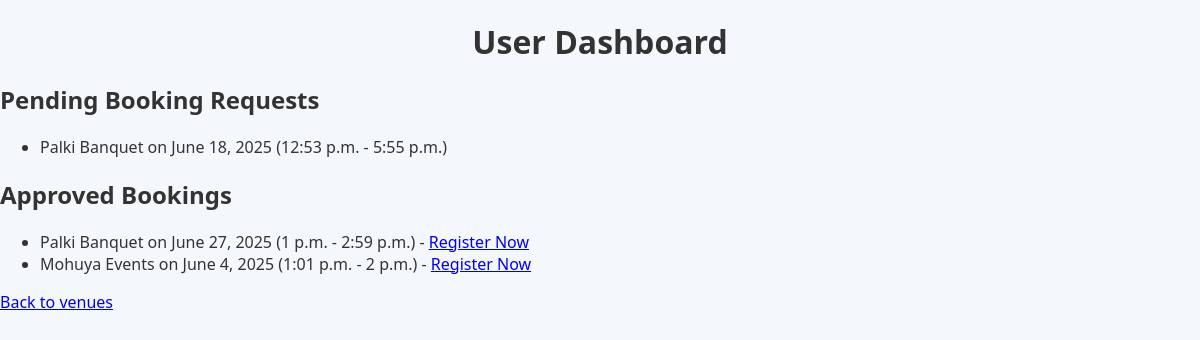
The app's page /user/dashboard/?email=mamun.dipu1999@gmail.com, older data.
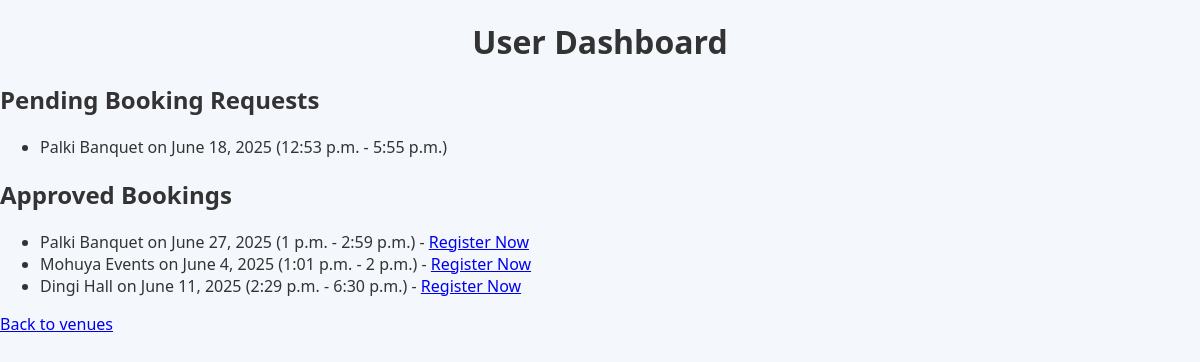
The same page, newer data.
### booking/models.py (models this page shows, shortened)
class BookingRequest(models.Model):
    PAYMENT_CHOICES = [
        ('online', 'Online'),
        ('offline', 'Offline'),
    ]
    venue = models.ForeignKey(Venue, on_delete=models.CASCADE, related_name='bookings')
    user_name = models.CharField(max_length=100)
    user_email = models.EmailField()
    event_date = models.DateField()
    start_time = models.TimeField()
    end_time = models.TimeField()
    message = models.TextField(blank=True)
    is_approved = models.BooleanField(default=False)
    is_paid = models.BooleanField(default=False)
    created_at = models.DateTimeField(auto_now_add=True)
    registration_name = models.CharField(max_length=100, blank=True, null=True)
    registration_nid = models.CharField(max_length=30, blank=True, null=True)
    registration_phone = models.CharField(max_length=20, blank=True, null=True)
    registration_email = models.EmailField(blank=True, null=True)
    registration_cause = models.TextField(blank=True, null=True)
    payment_system = models.CharField(max_length=10, choices=PAYMENT_CHOICES, blank=True, null=True)
    is_registered = models.BooleanField(default=False)

class Venue(models.Model):
    name = models.CharField(max_length=200)
    description = models.TextField()
    image = models.ImageField(upload_to='venues/')
    capacity = models.PositiveIntegerField()

### booking/views.py (the view)
# urls.py: path('user/dashboard/', views.user_dashboard, name='user_dashboard'),
def user_dashboard(request):
    user_email = request.GET.get('email')
    if not user_email:
        return redirect('booking:venue_list')
    pending_requests = BookingRequest.objects.filter(user_email=user_email, is_approved=False)
    approved_bookings = BookingRequest.objects.filter(user_email=user_email, is_approved=True)
    return render(request, 'booking/user_dashboard.html', {
        'pending_requests': pending_requests,
        'approved_bookings': approved_bookings,
    })

### booking/templates/booking/user_dashboard.html (shortened to what this page needs)
{% load static %}
<!DOCTYPE html>
<html lang="en">
<head>
    <link rel="stylesheet" href="{% static 'css/styles.css' %}">
</head>
<body>
    <h1>User Dashboard</h1>
    <h2>Pending Booking Requests</h2>
    {% if pending_requests %}
    <ul>
        {% for req in pending_requests %}
            <li>{{ req.venue.name }} on {{ req.event_date }} ({{ req.start_time }} - {{ req.end_time }})</li>
        {% endfor %}
    </ul>
    {% else %}
        <p>No pending booking requests.</p>
    {% endif %}
    <h2>Approved Bookings</h2>
    {% if approved_bookings %}
    <ul>
        {% for booking in approved_bookings %}
            <li>
                {{ booking.venue.name }} on {{ booking.event_date }} ({{ booking.start_time }} - {{ booking.end_time }})
                {% if not booking.is_registered %}
                    - <a href="{% url 'booking:registration' booking.id %}">Register Now</a>
                {% else %}
                    - Registered
                {% endif %}
            </li>
        {% endfor %}
    </ul>
    {% else %}
        <p>No approved bookings.</p>
    {% endif %}
    <p><a href="{% url 'booking:venue_list' %}">Back to venues</a></p>
</body>
</html>

### booking/static/css/styles.css (style rules this page uses)
body { font-family: 'Segoe UI', Tahoma, Geneva, Verdana, sans-serif; background: #f4f7fc; margin: 0; padding: 0; color: #333; }
h1 { text-align: center; margin: 20px 0; }

Row changes from the older to the newer data that the page shows:
added BookingRequest: venue.name "Dingi Hall", event_date "June 11, 2025", start_time "2:29 p.m.", end_time "6:30 p.m.", is_registered "Register Now", shown under "Approved Bookings"
